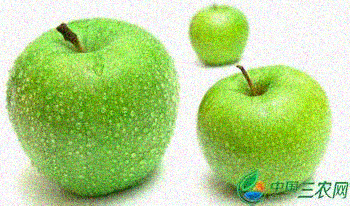
%> input picture apple_noise.jpg, 350 x 206 px
$ octave Filter.m   (GNU Octave 9; MATLAB toolbox functions it lacks are replaced by stand-ins)
%> lines starting %> are read from the running program, lines starting %| are printed output that depends on the picture; in (x1, y1, x2, y2) boxes, pixels count from 0 and x2, y2 are one past the last pixel; in counts of white or black regions, pixels touching at a corner belong together; the program's own positions count from 1
% Description:  this script smoothes the given image with 'pepper&salt'
%               noise and segment the apple area afterwards.
% Author:       zlchen
% Date:         3/14/2019
% Email:        zlchen@tongji.edu.cn
clc;clear;

src = imread('apple_noise.jpg');                % load image
%> src is the input picture: size 206x350x3 uint8; mean R, G, B 178.1, 211.4, 136.5
subplot(231);
imshow(src);
title('source image');

src_gray = rgb2gray(src);                       % convert to gray image
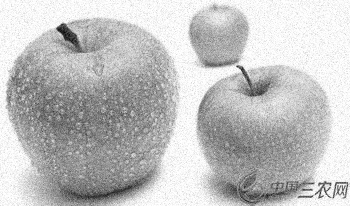
%> src_gray: size 206x350 uint8; min 8, max 255, mean 192.9
subplot(232);
imshow(src_gray);
title('gray image');

src_gray=medfilt2(src_gray,[4 4]);              % use median filter to remove 'pepper&salt' noise
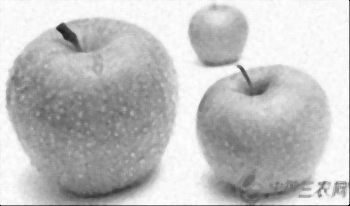
%> src_gray: size 206x350 uint8; min 0, max 255, mean 192.4
mask = src_gray;                                % mask defination
[rows, cols] = size(src_gray);
%> rows = 206; cols = 350

% generate the mask for apple area
for i = 1:rows
    for j = 1:cols
        if(src_gray(i,j) > 215 || src_gray(i,j) < 10)
            mask(i,j) = 0;
        else
            mask(i,j) = 255;
        end
    end
end
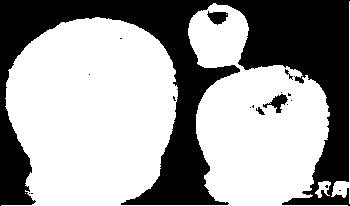
%> mask: size 206x350 uint8; 62.4% white; 18 black regions (13 under 20 px), largest, box (x1, y1, x2, y2) and area: (0, 0, 350, 206) 26659, (263, 94, 288, 113) 195, (207, 11, 228, 25) 189, (256, 107, 265, 115) 35, (285, 69, 293, 80) 27
subplot(233);
imshow(mask);
title('apple area mask');

cc = bwconncomp(mask);                          % find connected component
%> cc = 5 connected components
stats = regionprops(cc, 'Area','Centroid');     % compute property of connected component
%> stats = 5 regions; Area and Centroid: 44394 [159 116.3], 418 [345.4 147.3], 143 [323.5 188.9], 1 [26 194], 1 [227 15]
centroid = cat(1,stats.Centroid);               % convert centroid to matrix
%> centroid = [159 116.3; 26 194; 227 15; 323.5 188.9; 345.4 147.3]

% filter the apple area based on 'Area' and 'Centroid'
idx = find([stats.Area] > 100 & centroid(:,1) < 170 & centroid(:,2) < 160);
%> idx = [1; 16; 21]
bw = ismember(labelmatrix(cc), idx);
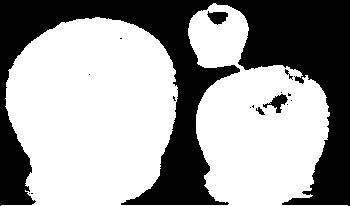
%> bw: size 206x350 logical; 61.6% white; 16 black regions (11 under 20 px), largest, box (x1, y1, x2, y2) and area: (0, 0, 350, 206) 27230, (263, 94, 288, 113) 195, (207, 11, 228, 25) 190, (256, 107, 265, 115) 35, (285, 69, 293, 80) 27
subplot(236);
imshow(bw);
title('target connected component');

% fill the hole
se = strel('square',3);
bw2 = imclose(bw, se);
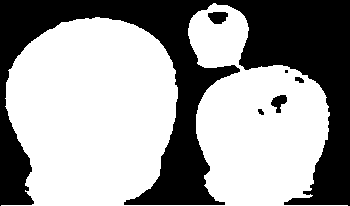
%> bw2: size 206x350 logical; 61.8% white; 6 black regions (1 under 20 px), largest, box (x1, y1, x2, y2) and area: (0, 0, 350, 206) 27109, (208, 12, 228, 24) 186, (271, 95, 287, 113) 166, (295, 77, 304, 83) 39, (258, 109, 264, 115) 26
%> (the run ends here)
